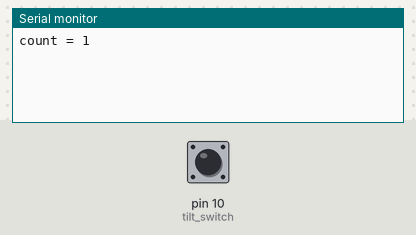
A sketch run on a simulated Arduino Mega 2560, built with avr-gcc and run on an emulated ATmega2560. Parts: the last lines printed to the serial monitor. Inputs (shaded band) come from the test bench; at power-on: pin 10 (tilt_switch) HIGH.

Above: at 1.2 s.
1.3 s: pin 10 (tilt_switch) pulled LOW for 0.15 s
At 2.1 s:
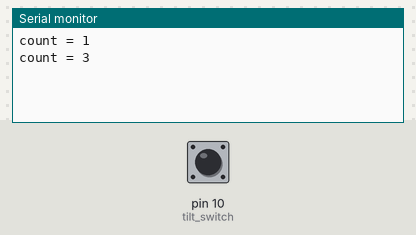
2.9 s: pin 10 (tilt_switch) pulled LOW for 1 s
At 5.1 s:
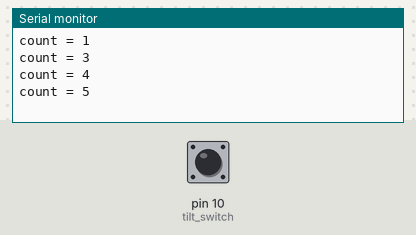
5.4 s: pin 10 (tilt_switch) pulled LOW for 0.15 s
At 6.7 s:
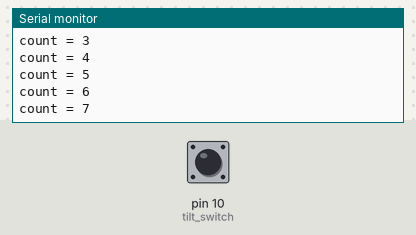
Timing chart, 0 to 8.4 s (numbered marks = the images above; inputs shaded):
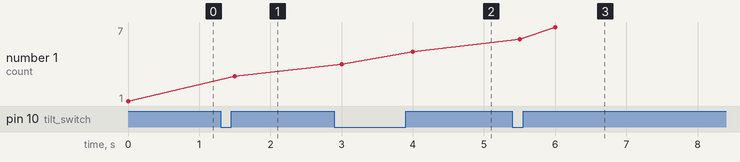

Measured:
- after the input at 1.3 s, the serial monitor: prints a new line after 0.20 s (image 1)
- after the input at 2.9 s, the serial monitor: prints a new line after 0.10 s (image 2)
- after the input at 5.4 s, the serial monitor: prints a new line after 0.10 s (image 3)
- plotted number 1: 1 → 3 after the input at 1.3 s, 3 → 5 after the input at 2.9 s, 5 → 7 after the input at 5.4 s

The sketch:

button_demo.ino
```cpp
/*
 * Pin assignments (from schematic) updated to RC2.1
 * physical pin #, Arduino name, (alternate name / function), use on our board
 * 20 D0 (RX)  BLE HM-10
 * 21 D1 (TX)  BLE HM-10
 * 19 D2 (SDA) OLED display SSD1306
 * 18 D3~ (SCL)  OLED display SSD1306
 * 25 D4 (A6)  LPD_SDI data for LPD8806 RGB LED controller
 * 31 D5~    LPD_SCL clock for LPD8806 RGB LED controller
 * 27 D6~ (A7) Photoresistor input
 * 01 D7   IR input (output from IR receiver)
 * 28 D8 (A8)  IR high power (active low; this is the ground return through the resistor; set to INPUT to deactivate)
 * 29 D9~ (A9) IR low power (active low; this is the ground return through the resistor; set to INPUT to deactivate)
 * 30 D10~ (A10) Tilt switch (1 = hanging; 0 = flipped up)
 * 12 D11~     IR on back (active low; this is the ground return through the resistor; set to INPUT to deactivate)
 * 26 D12 (A12)  NC
 * 32 D13~ IR ouptut (goes to all LEDs; set ground pin [see above] as OUTPUT LOW to activate)
 * 11 D14 (MISO) SPI (ICSP & flash memory)
 * 09 D15 (SCK)  SPI (ICSP & flash memory)
 * 10 D16 (MOSI) SPI (ICSP & flash memory)
 * 08 D17 (SS) SPI chip select for flash memory (active low)
 * 36 A0 (D18) Battery voltage
 * 37 A1 (D19) Button 5 active low
 * 38 A2 (D20) Button 4 active low
 * 39 A3 (D21) Button 3 active low
 * 40 A4 (D22) Button 2 active low
 * 41 A5 (D23) Button 1 active low
 * ** D24 (D4/A6)  repeat
 * ** D25 (D6/A7)  repeat
 * ** D26 (D8/A8)  repeat
 * ** D27 (D9/A9)  repeat
 * ** D28 (D10/A10) repeat
 * ** D29 (D12/A11) repeat
 * 22 D30 (TXLED)  Photoresistor power
 */

#define BUTTON_DEBOUNCE_DELAY_MILLIS  50

void setup() {
  // turn on internal pullups for buttons
  pinMode(A1, INPUT_PULLUP);  // button 5
  pinMode(A2, INPUT_PULLUP);  // button 4
  pinMode(A3, INPUT_PULLUP);  // button 3
  pinMode(A4, INPUT_PULLUP);  // button 2
  pinMode(A5, INPUT_PULLUP);  // button 1

  pinMode(10, INPUT_PULLUP);  // tilt switch

  Serial.begin(57600);
}


byte last = 0;
int count = 0, lastCount = 0;
uint32_t lastTime = 0;

void loop() {
  uint32_t  now = millis();

//  byte b = buttonEvents();    // all the buttons, 1 event per press

//  byte b = readButtons();   // all the buttons, current state

//  byte b = digitalRead(A5);   // just the 1 button (no debounce)

  byte b = digitalRead(10); // the tilt switch, great to demo debounce issues

  if (b != last)
  {
//    Serial.println(b);  // comment this out to demo debounce
    count++;
  }

  last = b;

  // print count every 1/2 second if changed
  if (now % 500 == 0 && count != lastCount)
  {
    Serial.print("count = ");
    Serial.println(count);
    lastCount = count;
  }

/*
  // print light sensor (analog input) once per second
  if (now - lastTime >= 1000)
  {
    lastTime = now;
    Serial.print("light = ");
    Serial.println(lightSensor());
  }
*/
}


/*
 * 27 D6~ (A7) Photoresistor input
 * 22 D30 (TXLED)  Photoresistor power
 */
uint16_t lightSensor(void)
{
  pinMode(30,OUTPUT);
  digitalWrite(30, HIGH);
  uint16_t retVal = analogRead(7);
  digitalWrite(30, LOW);
  return retVal;
}

/////////////////////////
// button stuff for bitlash
/*
 * 37 A1 (D19) Button 5 active low
 * 38 A2 (D20) Button 4 active low
 * 39 A3 (D21) Button 3 active low
 * 40 A4 (D22) Button 2 active low
 * 41 A5 (D23) Button 1 active low
 */
// return bitmap of buttons pressed or 0 for no button
// bit 0 = button 1, bit 1 = button 2, etc.
uint8_t readButtons(void)
{
  static uint8_t lastButtons = 0;
  static uint32_t  lastButtonTime = 0;
  byte buttons = 0;

  // port F mappings:
  // PF0 = A5 / D23
  // PF1 = A4 / D22
  // PF2 & PF3 not used
  // PF4 = A3 / D21
  // PF5 = A2 / D20
  // PF6 = A1 / D19
  // PF7 = A0 / D18
  buttons = PINF & B01110011;
  buttons = (buttons & B00000011) | ((buttons & B01110000) >> 2);
  buttons = buttons ^ B00011111;

  if (buttons != lastButtons && (millis() - lastButtonTime) > BUTTON_DEBOUNCE_DELAY_MILLIS)
  {
      lastButtons = buttons;
      lastButtonTime = millis();
  }
  return lastButtons;
}

// return bitmap of buttons currently pressed since last check
// will only return a button bit on once per press
byte buttonEvents(void)
{
  static uint8_t lastButtons;
  uint8_t buttons, temp;

  buttons = temp = (uint8_t) readButtons();  // get the current (debuounced) state
  buttons = buttons & (buttons ^ lastButtons); // get only newly pressed buttons
  // this works because buttons ^ lastButtons says which ones changed since last time
  // and buttons & (changed) = only ones that are newly on
  lastButtons = temp; // remember what was actually on this time

  return buttons;
}
```
